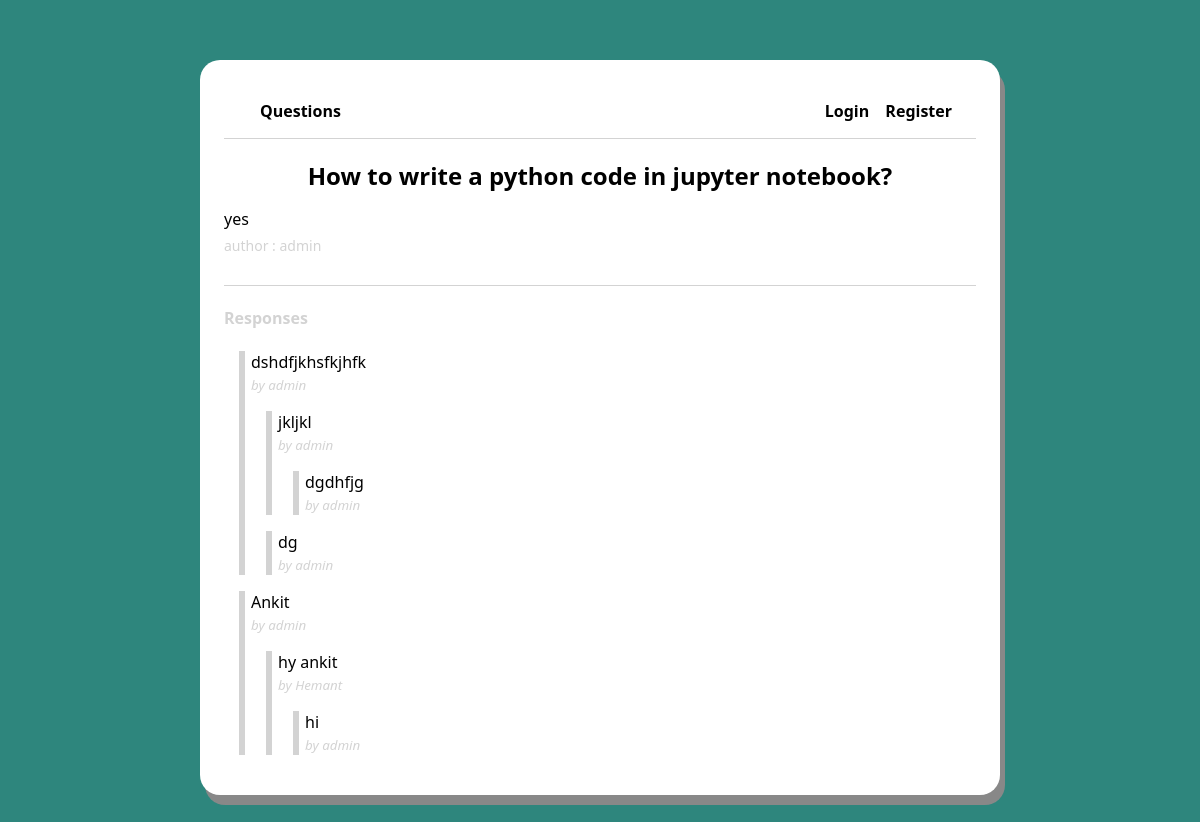
The page /question/5 on the database its author committed.
### main/models.py (models this page shows, shortened)
class Question(models.Model):
    author = models.ForeignKey(User , null=False, on_delete= models.CASCADE)
    title  = models.CharField(max_length=200, null=False)
    body = models.TextField(null=False)
    created_at = models.DateTimeField(auto_now_add = True)
    updated_at = models.DateTimeField(auto_now_add = True)
    def get_responses(self):
        return self.responses.filter(parent=None)

class Response(models.Model):
    user = models.ForeignKey(User, null=False, on_delete=models.CASCADE)
    question = models.ForeignKey(Question, null=False, on_delete=models.CASCADE, related_name = 'responses')
    parent = models.ForeignKey('self', null=True, blank = True, on_delete=models.CASCADE)
    body = models.TextField(null=False)
    created_at = models.DateTimeField(auto_now_add = True)
    updated_at = models.DateTimeField(auto_now_add = True)
    def get_responses(self):
        return Response.objects.filter(parent=self)

### main/views.py (the view, shortened to what this page needs)
# urls.py: path('question/<int:id>', views.questionpage, name='question'),
def questionpage(request, id):
    response_form = NewResponseForm()
    reply_form = NewReplyForm()
    question = Question.objects.get(id=id)
    context = {
        'question':question,
        'response_form' : response_form,
        'reply_form' : reply_form
    }
    return render(request, 'question.html', context)

### main/templates/question.html (shortened to what this page needs)
{% extends 'layouts/page.html' %}
{% block content %}
<div class="page question-page">
    <h2 class="question-title">{{question.title}}</h2>
    <p class="question-body">{{question.body}}</p>
    <span class="question-author">author : {{question.author.username}}</span>
    <div class="responses-container">
        <h4 class="responses-container-heading">Responses</h4>
        {% if not question.responses.all %}
            <p class="no-responses-text">No responses yet</p>
        {% else %}
            {% for response in question.get_responses %}
                {% include 'components/response.html' with response=response %}
            {% endfor %}
        {% endif %}
    </div>
</div>
{% endblock %}

### main/templates/layouts/page.html (shortened to what this page needs)
{% load static %}
<!DOCTYPE html>
<html lang="en">
<head>
    <link rel="stylesheet" type="text/css" href="{% static 'css/style.css' %}?{% now "U" %}"/>
</head>
<body>
    <div class="main">
    {% include 'navbar.html' %}
    {% block content %}
    {% endblock %}
    </div>
</body>
</html>

### main/templates/navbar.html
<nav class="navbar">
    <div class="main-menu">
        <ul>
            {% if user.is_authenticated %}
            <li><a href="{% url 'index' %}">Questions</a>
                <li><a>Welcome</a></li>
            {% else %}
            <li><a href="{% url 'index' %}">Questions</a>
            {% endif %}
            </li>
        </ul>
    </div>
    <div class="user-menu">
        <ul>
            {% if user.is_authenticated %}
            <li><a>Hello, {{ user.username }}.</a></li>
            <li><a href="{% url 'new-question' %}">Ask question</a>
            </li>
            <li><a href="{% url 'logout' %}">Logout</a>
            </li>
            {% else %}
            <li><a href="{% url 'login' %}">Login</a>
            </li>
            <li><a href="{% url 'register' %}">Register</a>
            </li>
            {% endif %}
        </ul>
    </div>
</nav>

### main/templates/components/response.html (shortened to what this page needs)
<blockquote id="{{response.id}}">
    <p class="response-body">{{response.body}}</p>
    <small class="response-author">by {{response.user.username}}</small>
    {% for children in response.get_responses %}
        {% include 'components/response.html' with response=children %}
    {% endfor %}
</blockquote>

### static/css/style.css (style rules this page uses)
html, body { font-family: 'Segoe UI', Tahoma, Geneva, Verdana, sans-serif; background-color: #2e867d; }
*, *::after, *::before { box-sizing: border-box; }
a { text-decoration: none; }
.user-menu ul li a, .main-menu ul li a { color: black; font-weight: 700; }
.main-menu ul li, .user-menu ul li { display: inline; margin-left: 12px; }
ul { list-style: none; padding: 0; }
blockquote { border-left: 6px solid lightgray; padding-left: 6px; margin-left: 15px; }
.main { max-width: 800px; margin: 60px auto; padding: 24px; border-radius: 20px; background-color: white; box-shadow: 5px 10px #888888 ; }
.navbar { display: flex; flex-direction: row; justify-content: space-between; padding:0 24px ; border-bottom: 1px solid lightgray; }
.page { display: flex; flex-direction: column; }
.question-title { font-weight: 900; margin: 20px auto 0 auto; }
.question-body { margin-bottom: 6px; }
.question-author { font-size: 14px; color: lightgray; }
.responses-container { border-top: 1px solid lightgray; margin-top: 30px; }
.responses-container-heading { color: lightgray; }
.response-body { margin: 0; }
.response-author { color: lightgray; font-style: italic; }

### rows shown on the page
Question: title "How to write a python code in jupyter notebook?", body "yes", author.username "admin"
Response: body "dshdfjkhsfkjhfk", user.username "admin"
Response: body "jkljkl", user.username "admin"
Response: body "dgdhfjg", user.username "admin"
Response: body "dg", user.username "admin"
Response: body "Ankit", user.username "admin"
Response: body "hy ankit", user.username "Hemant"
Response: body "hi", user.username "admin"
